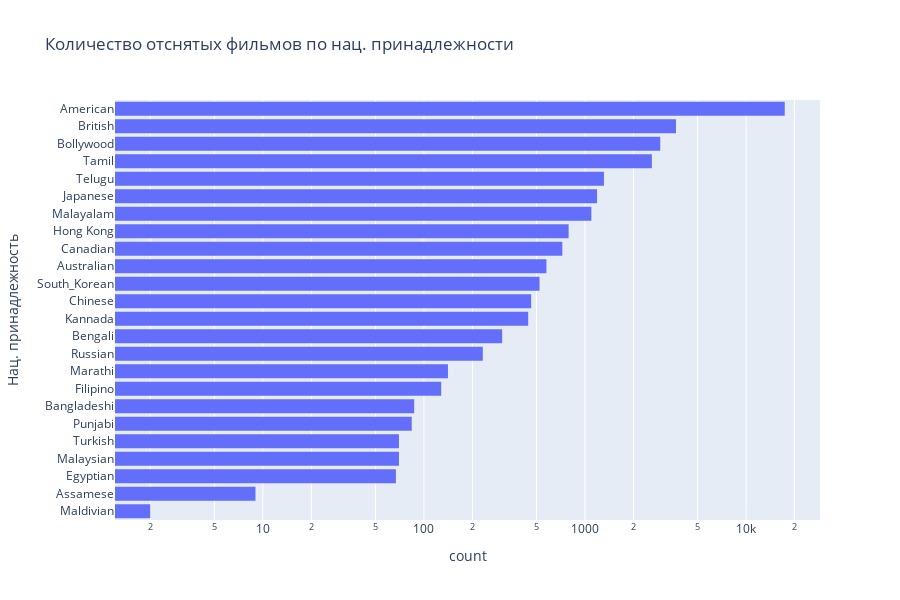

This figure's notebook cell:
### Code cell
fig = px.histogram(data_frame=df[df['Origin/Ethnicity'] != None ],log_x=True, 
                  y = 'Origin/Ethnicity',
                  orientation='h',
                  height=600,
                  labels={'Origin/Ethnicity':'Нац. принадлежность'},  # Оперируя датафреймом, можно назвать только 1 ось
                  title="Количество отснятых фильмов по нац. принадлежности"
                  )
fig.update_yaxes(categoryorder='total ascending')

# Шкала логарифмическая из-за слишком больших разрывов между странами/языками.

### Figure 1 — Plotly figure (JSON) as saved in the notebook; plotly's stock layout.template omitted (floating-point values rounded to 4 significant figures; data arrays with more than 128 entries replaced by an {"elided": "..."} marker saying what was removed)
{"data": [{"alignmentgroup": "True", "bingroup": "y", "hovertemplate": "count=%{x}<br>Нац. принадлежность=%{y}<extra></extra>", "legendgroup": "", "marker": {"color": "#636efa", "pattern": {"shape": ""}}, "name": "", "offsetgroup": "", "orientation": "h", "showlegend": false, "type": "histogram", "xaxis": "x", "y": {"elided": "34886 str values"}, "yaxis": "y"}], "layout": {"barmode": "relative", "height": 600, "legend": {"tracegroupgap": 0}, "title": {"text": "Количество отснятых фильмов по нац. принадлежности"}, "xaxis": {"anchor": "y", "domain": [0, 1], "title": {"text": "count"}, "type": "log"}, "yaxis": {"anchor": "x", "categoryorder": "total ascending", "domain": [0, 1], "title": {"text": "Нац. принадлежность"}}}}
